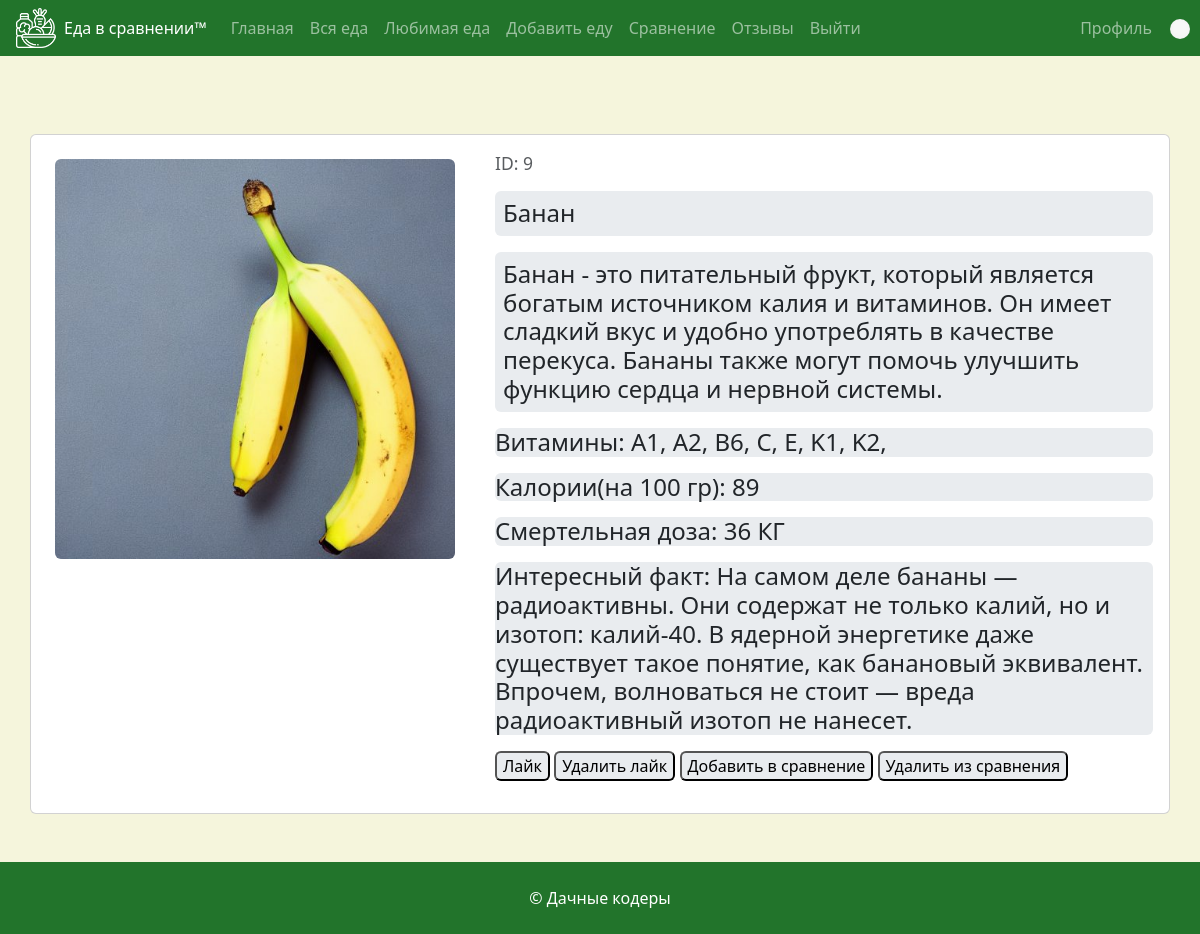
Page /food/item/?id=9 (signed in) on the committed database.
### App/models.py (models this page shows, shortened)
class Food(models.Model):
    name = models.CharField(max_length=100)
    author = models.ForeignKey(to=User, default=1, on_delete=models.CASCADE)
    calories = models.IntegerField(default=0)
    searched = models.IntegerField(default=0)
    description = models.CharField(max_length=1000)
    interesting_fact = models.CharField(max_length=1000, default="ЕСЛИ ВИДИШЬ ЭТУ НАДПИСЬ, ТО ДОБАВЬ ИНТЕРЕСНЫЙ ФАКТ")
    deathdoze = models.IntegerField(default=1)
    vitamins = models.ManyToManyField(to=Vitamin)
    image = models.ImageField(upload_to='media/', default="https://goo.su/swyUm5")
    @staticmethod
    def get_vitamins_by_food(food):
        vitaminfood = food.vitamins.all()
        return vitaminfood

class Vitamin(models.Model):
    name = models.CharField(max_length=100)

### App/views.py (the view, shortened to what this page needs)
# urls.py: path('food/item/', views.food_item_page, name='food_item'),
def food_item_page(request):
    food_id = request.GET['id']
    food = models.Food.objects.get(id=food_id)
    vitamins = models.Food.get_vitamins_by_food(food)
    if 'id' in request.GET:
        context = {
            'food': food,
            'vitamins': vitamins,
            'video_links': get_youtube_links(food_name=food.name)
        }
    else:
        context = {
            'food': 'Ошибка',
        }
    if request.POST.get('like'):
        models.Like.objects.update_or_create(
            fruit=food,
            author=request.user
        )
        messages.success(request, "Вы лайкнули фрукт")
    if request.POST.get('add_to_comprasion'):
        models.Comprasion.objects.update_or_create(
            fruit=food,
            author=request.user
        )
        messages.success(request, "Добавлено к сравнению")
    return render(request, "food_item.html", context)

### App/templates/food_item.html (shortened to what this page needs)
{% extends 'base.html' %}
{% block content %}
{% if food != 'Ошибка' %}
<div class="card mt-5">
    <div class="d-flex flex-row mb-3">
        <div class="p-4 r-2"><img
                src="{{ food.image.url }}"
                class="rounded float-start" alt="..." width="400px" height="400px">
        </div>
        <div class="card-body">
            <h5>
                <small class="text-body-secondary">ID: {{food.id}}</small>
            </h5>
            <div class="mt-3 bg-body-secondary text-emphasis-secondary rounded">
                <h4 class="p-2">
                    {{food.name}}
                </h4>
            </div>
            <div class="mt-3 bg-body-secondary text-emphasis-secondary rounded">
                <h4 class="p-2">
                    {{ food.description }}
                </h4>
            </div>
            <div class="mt-3 bg-body-secondary text-emphasis-secondary rounded" >
                <h4>
                    Витамины:
                    {% for vitamin in vitamins %}
                    {{vitamin.name}},
                    {% endfor %}
                </h4>
            </div>
            <div class="mt-3 bg-body-secondary text-emphasis-secondary rounded">
                <h4>
                    Калории(на 100 гр): {{ food.calories }}
                </h4>
            </div>
            <div class="mt-3 bg-body-secondary text-emphasis-secondary rounded">
                 <h4>
                    Смертельная доза: {{food.deathdoze}} КГ
                </h4>
            </div>
            <div class="mt-3 bg-body-secondary text-emphasis-secondary rounded">
                <h4>
                    Интересный факт: {{food.interesting_fact}}
                </h4>
            </div>
            {% if user.is_authenticated %}
            <form method="POST">
                <input class="mt-2 bg-body-secondary text-emphasis-secondary rounded" type="submit" name="like" value="Лайк"/>
                <input class="mt-2 bg-body-secondary text-emphasis-secondary rounded" type="submit" name="delete_like" value="Удалить лайк"/>
                <input class="mt-2 bg-body-secondary text-emphasis-secondary rounded" type="submit" name="add_to_comprasion" value="Добавить в сравнение"/>
                <input class="mt-2 bg-body-secondary text-emphasis-secondary rounded" type="submit" name="delete_from_comprasion" value="Удалить из сравнения"/>
            </form>
            {% endif %}
        </div>
    </div>
</div>
{% else %}
<div class="header">
    <b>{{food}}</b>
</div>
{% endif %}
<div style="height: 18px;"></div>
{% endblock %}

### App/templates/base.html (style rules this page uses)
html, body { height: 100%; }
.bg { background-color: #E2DEDE; }

### rows in the picture
Food: image (picture), id "9", name "Банан", description "Банан - это питательный фрукт, который является богатым источником калия и витаминов. Он имеет сладкий вкус и удобно употреблять в качестве перекуса. Бананы также могут помочь улучшить функцию сердца и нервной системы.", calories "89", deathdoze "36", interesting_fact "На самом деле бананы — радиоактивны. Они содержат не только калий, но и изотоп: калий-40. В ядерной энергетике даже существует такое понятие, как банановый эквивалент. Впрочем, волноваться не стоит — вреда радиоактивный изотоп не нанесет."
Vitamin: name "A1"
Vitamin: name "A2"
Vitamin: name "B6"
Vitamin: name "C"
Vitamin: name "Е"
Vitamin: name "K1"
Vitamin: name "K2"
